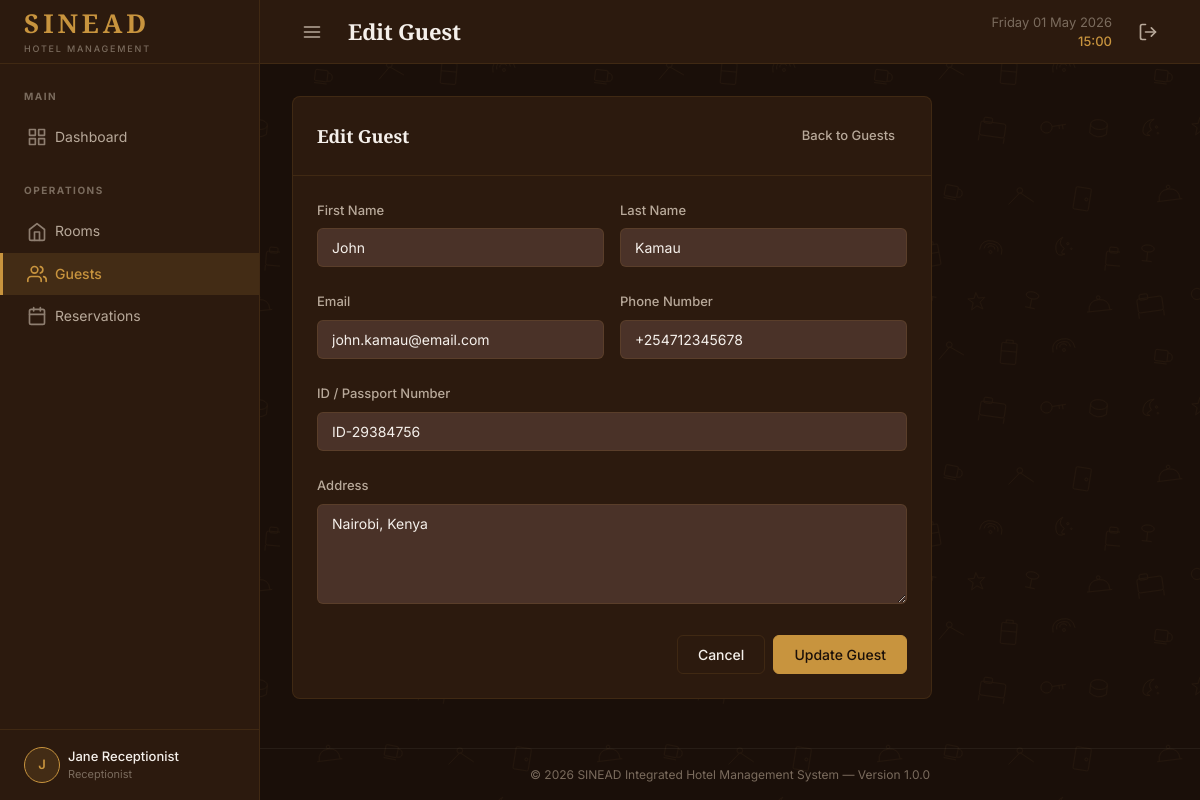
Page /index.php?page=guests&action=edit&id=1 (signed in) on the committed database.
### tables this page shows
CREATE TABLE guests (
    id              INT AUTO_INCREMENT PRIMARY KEY,
    first_name      VARCHAR(50)  NOT NULL,
    last_name       VARCHAR(50)  NOT NULL,
    email           VARCHAR(100) DEFAULT NULL,
    phone           VARCHAR(20)  NOT NULL,
    id_document     VARCHAR(50)  DEFAULT NULL COMMENT 'National ID or Passport number',
    address         TEXT         DEFAULT NULL,
    created_at      DATETIME     NOT NULL DEFAULT CURRENT_TIMESTAMP,
    updated_at      DATETIME     NOT NULL DEFAULT CURRENT_TIMESTAMP ON UPDATE CURRENT_TIMESTAMP,

    INDEX idx_guests_name (last_name, first_name),
    INDEX idx_guests_phone (phone),
    INDEX idx_guests_email (email)
);

### helpers/functions.php (called while the page is built, shortened)
<?php
function sanitize(string $data): string
{
    $data = trim($data);
    $data = stripslashes($data);
    $data = htmlspecialchars($data, ENT_QUOTES, 'UTF-8');
    return $data;
}
function url(string $page, array $params = []): string
{
    $url = BASE_URL . '/index.php?page=' . urlencode($page);
    return $url;
}
function asset(string $path): string
{
    return BASE_URL . '/assets/' . ltrim($path, '/');
}

### views/guests/form.php (the view, shortened to what this page needs)
<!DOCTYPE html>
<html lang="en">
<head>
    <link rel="stylesheet" href="<?php echo asset('css/main.css'); ?>">
</head>
<body>
<div class="app-layout">
    <?php require_once VIEWS_PATH . '/layouts/sidebar.php'; ?>
    <div class="main-content">
        <?php require_once VIEWS_PATH . '/layouts/header.php'; ?>
        <div class="content-area">
            <div style="max-width: 640px;">
                <div class="card">
                    <div class="card-header">
                        <h3><?php echo sanitize($pageTitle); ?></h3>
                        <a href="<?php echo url('guests'); ?>" class="btn btn-ghost btn-sm">Back to Guests</a>
                    </div>
                    <div class="card-body">
                        <form method="POST" data-validate>
                            <div class="form-row">
                                <div class="form-group">
                                    <label for="first_name" class="form-label">First Name</label>
                                    <input type="text" id="first_name" name="first_name" class="form-control" value="<?php echo sanitize($formData['first_name'] ?? ''); ?>" required>
                                </div>
                                <div class="form-group">
                                    <label for="last_name" class="form-label">Last Name</label>
                                    <input type="text" id="last_name" name="last_name" class="form-control" value="<?php echo sanitize($formData['last_name'] ?? ''); ?>" required>
                                </div>
                            </div>
                            <div class="form-row">
                                <div class="form-group">
                                    <label for="email" class="form-label">Email</label>
                                    <input type="email" id="email" name="email" class="form-control" value="<?php echo sanitize($formData['email'] ?? ''); ?>" placeholder="guest@email.com">
                                </div>
                                <div class="form-group">
                                    <label for="phone" class="form-label">Phone Number</label>
                                    <input type="tel" id="phone" name="phone" class="form-control" value="<?php echo sanitize($formData['phone'] ?? ''); ?>" required placeholder="+254...">
                                </div>
                            </div>
                            <div class="form-group">
                                <label for="id_document" class="form-label">ID / Passport Number</label>
                                <input type="text" id="id_document" name="id_document" class="form-control" value="<?php echo sanitize($formData['id_document'] ?? ''); ?>" placeholder="National ID or Passport">
                            </div>
                            <div class="form-group">
                                <label for="address" class="form-label">Address</label>
                                <textarea id="address" name="address" class="form-control" rows="2" placeholder="City, Country"><?php echo sanitize($formData['address'] ?? ''); ?></textarea>
                            </div>
                            <div style="display: flex; justify-content: flex-end; gap: var(--space-sm); margin-top: var(--space-lg);">
                                <a href="<?php echo url('guests'); ?>" class="btn btn-secondary">Cancel</a>
                                <button type="submit" class="btn btn-primary"><?php echo isset($guest) ? 'Update Guest' : 'Register Guest'; ?></button>
                            </div>
                        </form>
                    </div>
                </div>
            </div>
        </div>
        <?php require_once VIEWS_PATH . '/layouts/footer.php'; ?>
    </div>
</div>
</body>
</html>

### rows in the picture
guests: first_name "John", last_name "Kamau", email "john.kamau@email.com", phone "+254712345678", id_document "ID-29384756", address "Nairobi, Kenya"

### other values in the picture
substr(currentUser('full_name') ?? 'U', 0, 1) "J"
currentUser('full_name') "Jane Receptionist"
currentUser('role') "Receptionist"
$pageTitle "Edit Guest"
APP_FULL_NAME "SINEAD Integrated Hotel Management System"
APP_VERSION "1.0.0"
